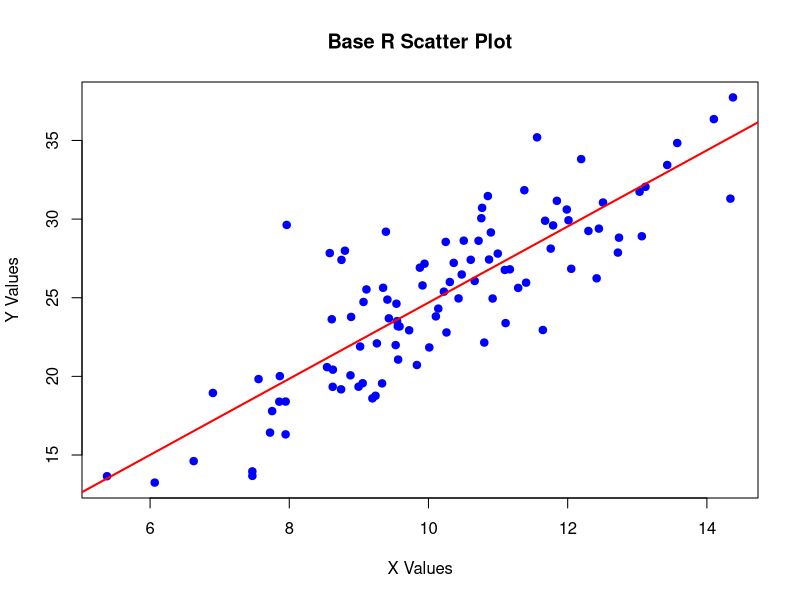
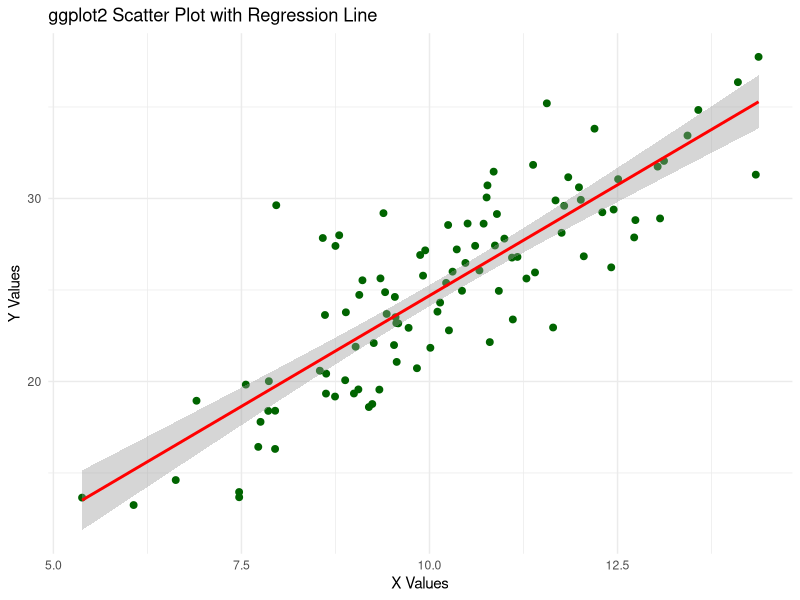
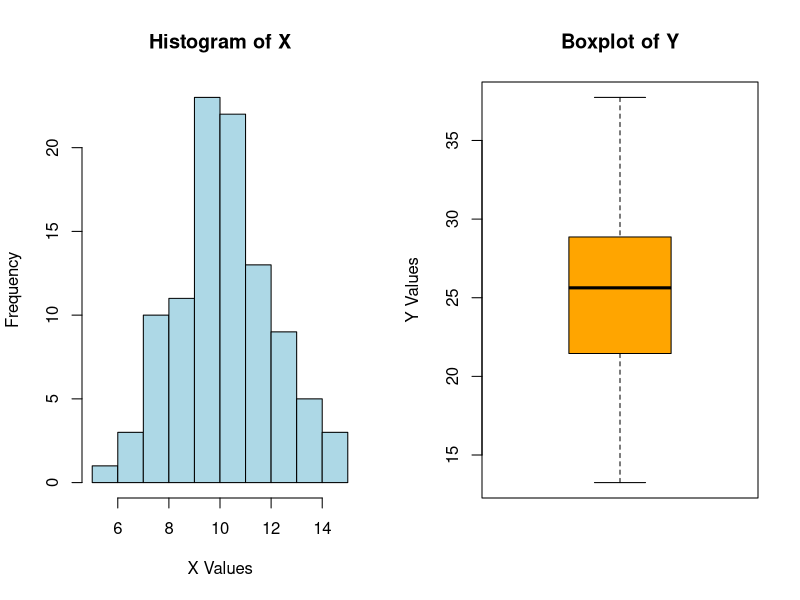
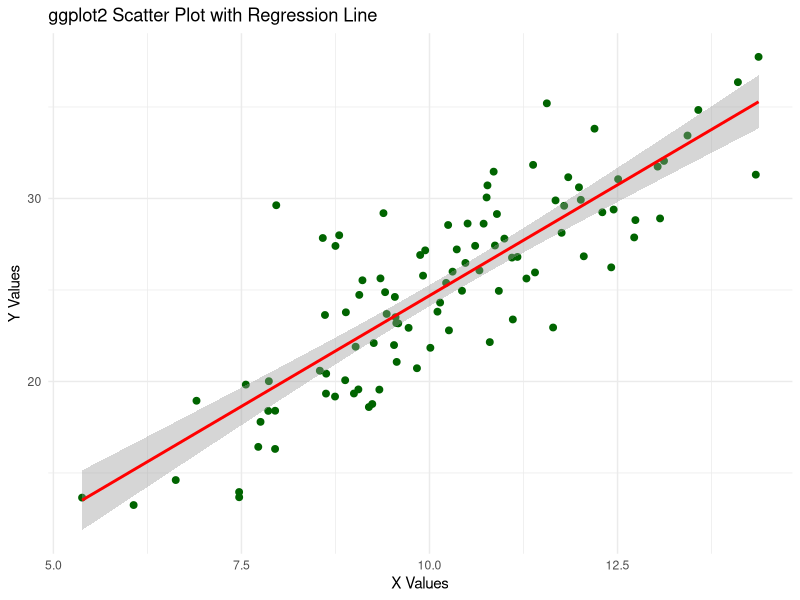
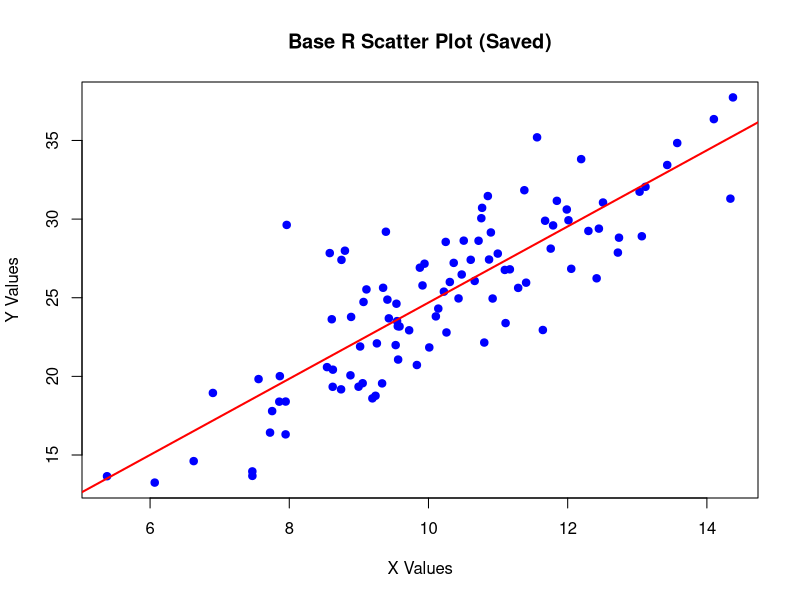

The R source for these figures, in order:
# Example R script with plots

# Load necessary libraries
# If ggplot2 isn't installed, uncomment the install.packages line below
# install.packages("ggplot2")
library(ggplot2)

# ----------------------------------------
# Base R Plotting Example
# ----------------------------------------

# Generate sample data
set.seed(123)
x <- rnorm(100, mean = 10, sd = 2)
y <- 2.5 * x + rnorm(100, mean = 0, sd = 3)

# Create a basic scatter plot using base plotting system
plot(x, y,
     main = "Base R Scatter Plot",
     xlab = "X Values",
     ylab = "Y Values",
     pch = 19,   # solid circle
     col = "blue")

# Add a linear regression line to the plot
model <- lm(y ~ x)
abline(model, col = "red", lwd = 2)

# ----------------------------------------
# ggplot2 Plotting Example
# ----------------------------------------

# Create a data frame for ggplot2
data <- data.frame(x = x, y = y)

# Create a ggplot2 scatter plot with a regression line
p <- ggplot(data, aes(x = x, y = y)) +
  geom_point(color = "darkgreen", size = 2) +
  geom_smooth(method = "lm", color = "red", se = TRUE) +
  labs(title = "ggplot2 Scatter Plot with Regression Line",
       x = "X Values",
       y = "Y Values") +
  theme_minimal()

# Print the ggplot object to produce the plot
print(p)

# ----------------------------------------
# Multiple Plots in a Single Window (Base R)
# ----------------------------------------

# Set up the plotting area to display 2 plots side by side
par(mfrow = c(1, 2))

# Plot 1: Histogram of X
hist(x,
     main = "Histogram of X",
     xlab = "X Values",
     col = "lightblue",
     border = "black")

# Plot 2: Boxplot of Y
boxplot(y,
        main = "Boxplot of Y",
        ylab = "Y Values",
        col = "orange")

# Reset plotting parameters to default (1 plot per window)
par(mfrow = c(1, 1))

# ----------------------------------------
# Save Plots to Files
# ----------------------------------------

# Save the ggplot2 plot to a file
ggsave("ggplot_scatter.png", plot = p, width = 6, height = 4)

# Save the base R plot (scatter plot with regression line) to a file
png(filename = "base_scatter_regression.png", width = 600, height = 400)
plot(x, y,
     main = "Base R Scatter Plot (Saved)",
     xlab = "X Values",
     ylab = "Y Values",
     pch = 19,   
     col = "blue")
abline(model, col = "red", lwd = 2)
dev.off()

# End of script
